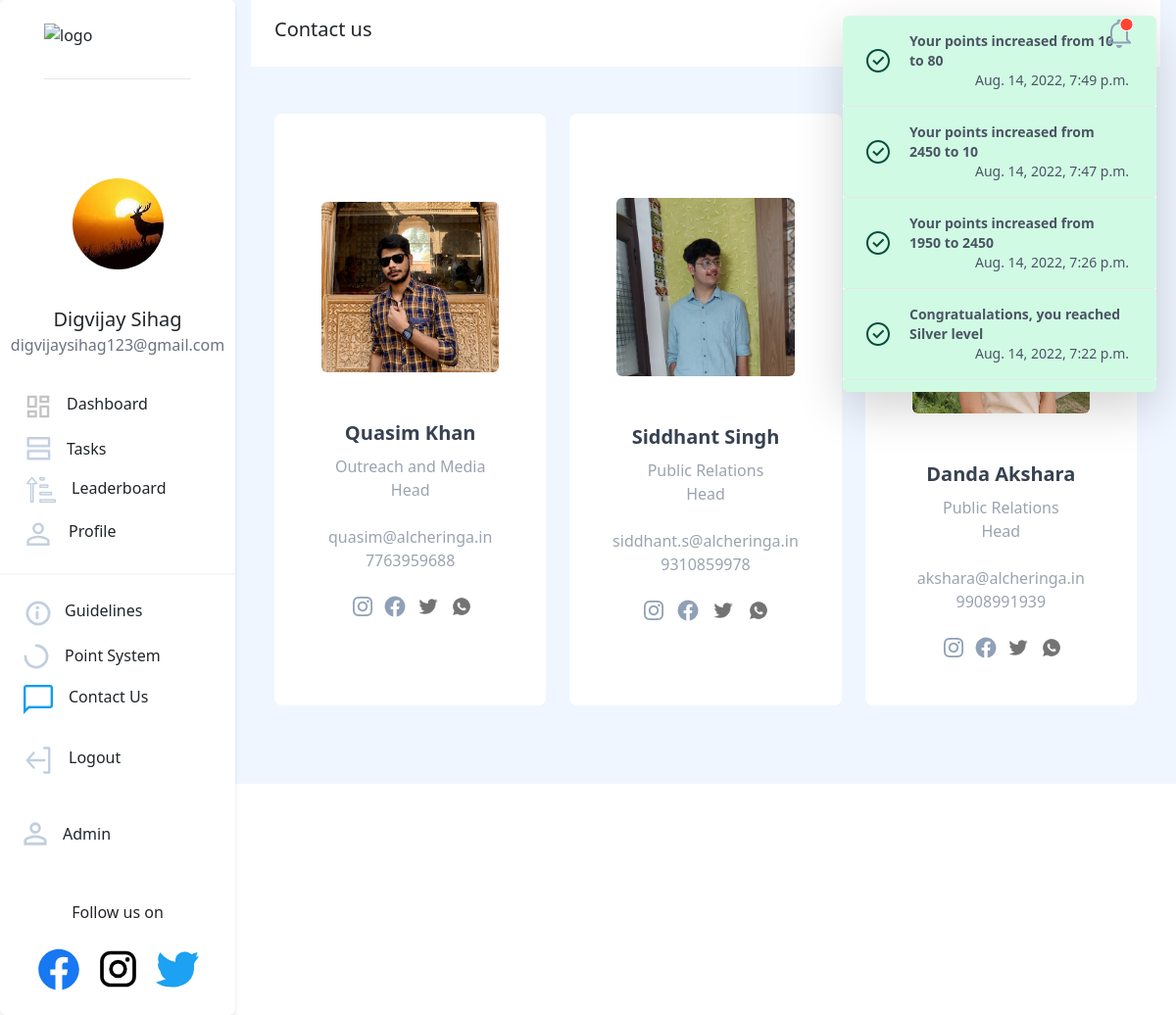
/contactus (signed in), run on an earlier commit of the app's database.
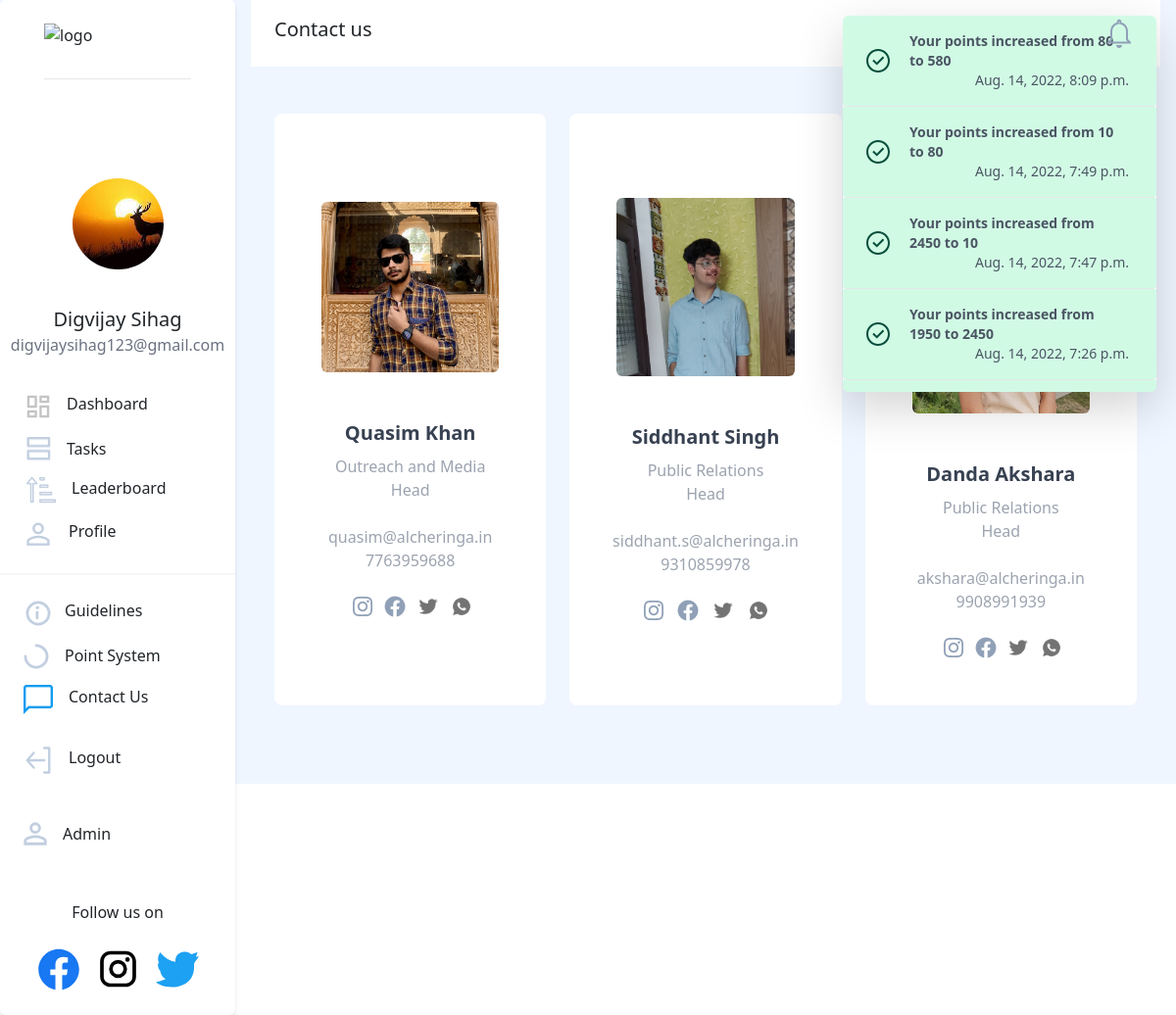
And on a later commit of the database.
### dashboard/models.py (models this page shows, shortened)
class Notifications(models.Model):
    TYPECHOICES = [
        ('Success', 'Success'),
        ('Warning', 'Warning'),
        ('Info', 'Info'),
    ]
    id = models.SlugField(primary_key=True, default=uuid.uuid4)
    message = models.CharField(max_length=200)
    user = models.ForeignKey(
        'users.NewUser', default=None, null=True,blank=True, on_delete=models.CASCADE)
    created_on = models.DateTimeField(default=timezone.now)
    type = models.CharField(max_length=200,choices=TYPECHOICES)
    isread=models.BooleanField(default=False)

### dashboard/views.py (the view)
# urls.py: path('contactus', dashboard_views.contactus, name='contactus'),
@login_required
def contactus(request):
    if request.user.is_authenticated:
        notification_list = Notifications.objects.filter(
            Q(user=request.user) | Q(user=None)).order_by('-created_on')
        isread = True
        notification_list = Notifications.objects.filter(
            Q(user=request.user) | Q(user=None)).order_by('-created_on')
        for notif in notification_list:
            if not notif.isread:
                isread = False
                break
        context = {
            'heading': 'Contact us',
            'notification_list': notification_list, 'isread': isread
        }
        return render(request, 'dashboard/contactus.html', context)
    else:
        return render(request, 'dashboard/landing_page.html')

### templates/dashboard/contactus.html (shortened to what the changed rows need)
{% extends '../basic.html'%}
{% load static %}
{% block body %}
<body>
    <div class="bg-blue-50 flex">
        {% include "../navbar.html" %}
    </div>
    </div>
</body>
{%endblock%}

### templates/navbarnotifications.html (shortened to what this page needs)
{% load static %}
<button @click="dropdownOpen = !dropdownOpen" id="notif_unread" style="z-index:100;">
    {% if isread %}
    <img src="{% static 'icons/notifications-read.png' %}" id="notif_unread_img"/>
    {% else %}
    <img src="{% static 'icons/notifications-unread.png' %}" id="notif_unread_img"/>
    {% endif %}
</button>
<div x-show="dropdownOpen" @click="dropdownOpen = false" class="fixed inset-0 h-full w-full z-10"></div>
<div x-show="dropdownOpen" class="absolute right-0 bg-white rounded-md shadow-lg overflow-y-scroll max-h-96 z-20 lg:mx-5"
    style="width:20rem;" id="dropdown" style="display:none;">
    {% for notification in notification_list %}
    {% if notification.type == 'Info' %}
    <div>
        <a class="flex items-center px-4 py-3 border-b hover:bg-blue-300 bg-blue-100 rounded-b text-blue-900">
            <div class="py-1"><svg class="fill-current h-6 w-6 text-teal-500 mr-4" xmlns="http://www.w3.org/2000/svg"
                    viewBox="0 0 20 20">
                    <path
                        d="M2.93 17.07A10 10 0 1 1 17.07 2.93 10 10 0 0 1 2.93 17.07zm12.73-1.41A8 8 0 1 0 4.34 4.34a8 8 0 0 0 11.32 11.32zM9 11V9h2v6H9v-4zm0-6h2v2H9V5z" />
                </svg>
            </div>
            <p class="text-gray-600 text-sm mx-1 flex-grow">
                <span class="font-bold" href="#">{{notification.message}}</span>
                <br /><span class="font-thin float-right" href="#">{{notification.created_on}}</span>
            </p>
        </a>
    </div>
    {% elif notification.type == 'Success' %}
    <div>
        <a class="flex items-center px-4 py-3 border-b hover:bg-green-300 bg-green-100 rounded-b text-green-900">
            <div class="py-1">
            </div>
            <div class="text-gray-600 text-sm mx-1 flex-grow">
                <span class="font-bold" href="#">{{notification.message}}</span>
                <br /><span class="font-thin float-right" href="#">{{notification.created_on}}</span>
            </div>
        </a>
    </div>
    {% endif %}
    {% endfor %}
</div>

What changed in the data, as far as the page shows it:
no longer on this page (row edited): Notifications: message "Congratualations, you reached Silver level", created_on "Aug. 14, 2022, 7:22 p.m."
added Notifications: message "Your points increased from 80 to 580", created_on "Aug. 14, 2022, 8:09 p.m."
